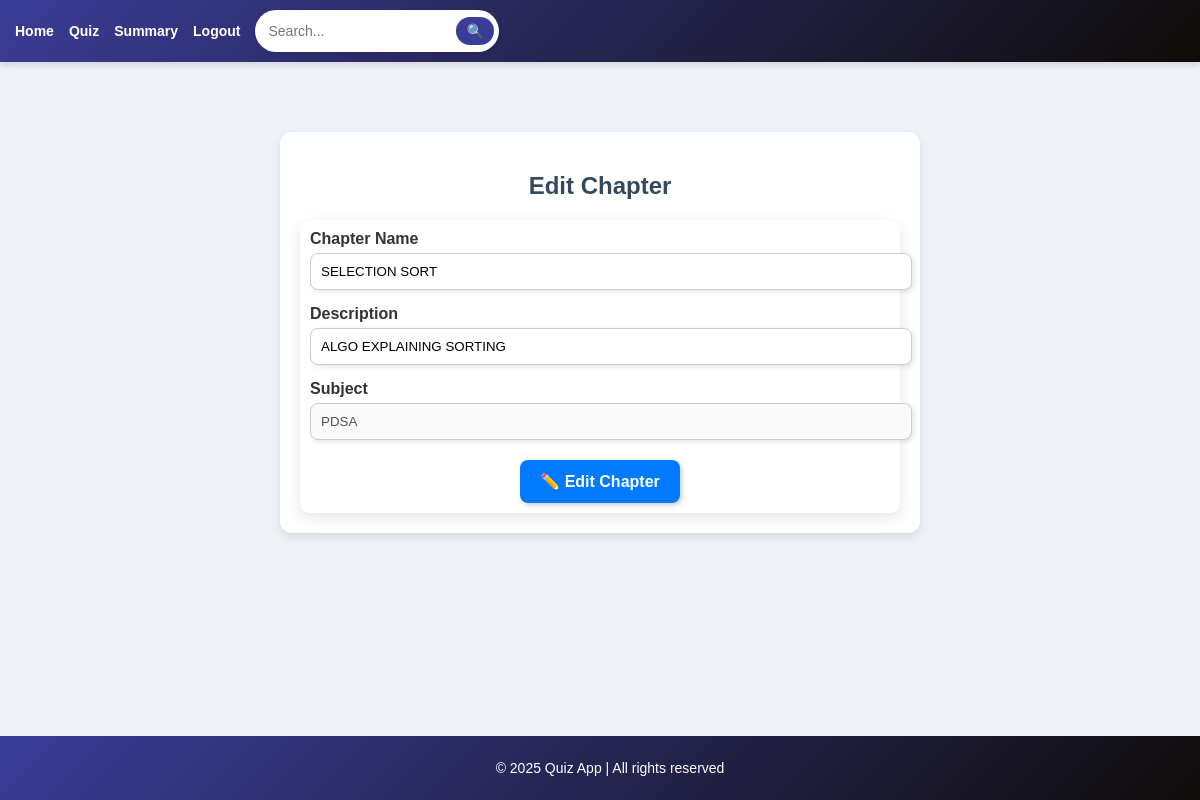
The app's page /edit_chapter/1, older data.
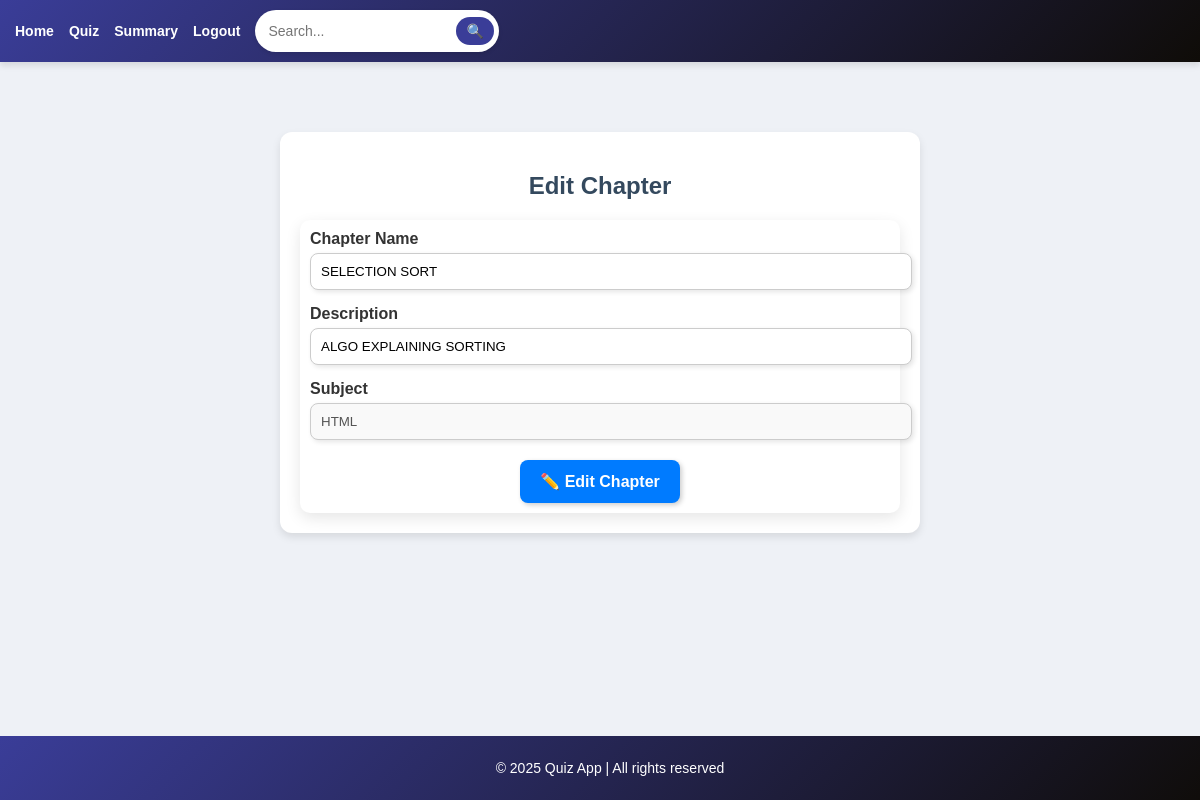
The same page, newer data.
### models.py (models this page shows)
class Subject(db.Model):
    id = db.Column(db.Integer, primary_key=True)
    subject_name = db.Column(db.String(80), nullable=False)
    description = db.Column(db.String(255), nullable=True)

### app.py (the view)
@app.route('/edit_chapter/<int:chapter_id>', methods=['GET', 'POST'])
def edit_chapter(chapter_id):
    chapter = Chapter.query.get_or_404(chapter_id)
    if request.method == 'POST':
        chapter.chapter_name = request.form['chapter_name']
        chapter.description = request.form['chapter_description']
        db.session.commit()
        return redirect(url_for('admin_dashboard'))
    return render_template('edit_chapter.html', chapter=chapter)

### templates/edit_chapter.html (shortened to what this page needs)
{% extends 'base.html' %}
{% block content %}
<div style="max-width: 600px; margin: 50px auto; background: #ffffff; padding: 20px; border-radius: 12px;
            box-shadow: 0 4px 8px rgba(0, 0, 0, 0.1); text-align: center;">
    <h2 style="color: #34495e; font-weight: bold;">Edit Chapter</h2>
    <form method="POST">
        <div style="margin-bottom: 15px; text-align: left;">
            <label style="font-weight: bold; display: block; margin-bottom: 5px;">Chapter Name</label>
            <input type="text" name="chapter_name" value="{{ chapter.chapter_name }}" required
                   style="width: 100%; padding: 10px; border: 1px solid #ccc; border-radius: 8px;
                          box-shadow: 2px 2px 5px rgba(0, 0, 0, 0.1);">
        </div>
        <div style="margin-bottom: 15px; text-align: left;">
            <label style="font-weight: bold; display: block; margin-bottom: 5px;">Description</label>
            <input type="text" name="chapter_description" value="{{ chapter.description }}"
                   style="width: 100%; padding: 10px; border: 1px solid #ccc; border-radius: 8px;
                          box-shadow: 2px 2px 5px rgba(0, 0, 0, 0.1);">
        </div>
        <div style="margin-bottom: 15px; text-align: left;">
            <label style="font-weight: bold; display: block; margin-bottom: 5px;">Subject</label>
            <input type="text" value="{{ chapter.subject.subject_name }}" disabled
                   style="width: 100%; padding: 10px; border: 1px solid #ccc; border-radius: 8px;
                          background: #f9f9f9; box-shadow: 2px 2px 5px rgba(0, 0, 0, 0.1);">
        </div>
        <div style="margin-top: 20px;">
            <button type="submit"
                    style="background: #007bff; color: white; border: none; padding: 12px 20px; border-radius: 8px;
                           cursor: pointer; box-shadow: 2px 2px 5px rgba(0, 0, 0, 0.2); font-size: 16px;">
                ✏️ Edit Chapter
            </button>
        </div>
    </form>
</div>
{% endblock %}

Row changes from the older to the newer data that the page shows:
removed Subject: subject.subject_name "PDSA"
now on this page (row unchanged): Subject: subject.subject_name "HTML"
